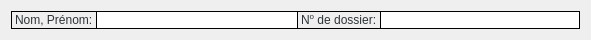
   <widget class="QWidget" name="horizontalLayoutWidget_5">
    <property name="geometry">
     <rect>
      <x>20</x>
      <y>110</y>
      <width>591</width>
      <height>28</height>
     </rect>
    </property>
    <layout class="QHBoxLayout" name="horizontalLayout_4">
     <property name="spacing">
      <number>0</number>
     </property>
     <item>
      <widget class="QLabel" name="nameLabel">
       <property name="styleSheet">
        <string notr="true">border-color: black;
border-width: 1px;
border-style: solid;
border-right-style: none;
color: rgb(46, 52, 54);</string>
       </property>
       <property name="text">
        <string>Nom, Prénom:</string>
       </property>
      </widget>
     </item>
     <item>
      <widget class="QLineEdit" name="nameLineEdit">
       <property name="sizePolicy">
        <sizepolicy hsizetype="Expanding" vsizetype="Expanding">
         <horstretch>0</horstretch>
         <verstretch>0</verstretch>
        </sizepolicy>
       </property>
       <property name="styleSheet">
        <string notr="true">border-color: black;
border-width: 1px;
border-style: solid;
border-right-style: none;
color: rgb(46, 52, 54);</string>
       </property>
       <property name="alignment">
        <set>Qt::AlignCenter</set>
       </property>
       <property name="readOnly">
        <bool>true</bool>
       </property>
      </widget>
     </item>
     <item>
      <widget class="QLabel" name="dossierLabel">
       <property name="styleSheet">
        <string notr="true">border-color: black;
border-width: 1px;
border-style: solid;
border-right-style: none;
color: rgb(46, 52, 54);</string>
       </property>
       <property name="text">
        <string>&lt;html&gt;&lt;head/&gt;&lt;body&gt;&lt;p&gt;N&lt;span style=&quot; vertical-align:super;&quot;&gt;o&lt;/span&gt; de dossier:&lt;/p&gt;&lt;/body&gt;&lt;/html&gt;</string>
       </property>
      </widget>
     </item>
     <item>
      <widget class="QLineEdit" name="dossierLineEdit">
       <property name="sizePolicy">
        <sizepolicy hsizetype="Expanding" vsizetype="Expanding">
         <horstretch>0</horstretch>
         <verstretch>0</verstretch>
        </sizepolicy>
       </property>
       <property name="minimumSize">
        <size>
         <width>21</width>
         <height>0</height>
        </size>
       </property>
       <property name="styleSheet">
        <string notr="true">border-color: black;
border-width: 1px;
border-style: solid;
color: rgb(46, 52, 54);</string>
       </property>
       <property name="alignment">
        <set>Qt::AlignCenter</set>
       </property>
       <property name="readOnly">
        <bool>true</bool>
       </property>
      </widget>
     </item>
    </layout>
   </widget>
